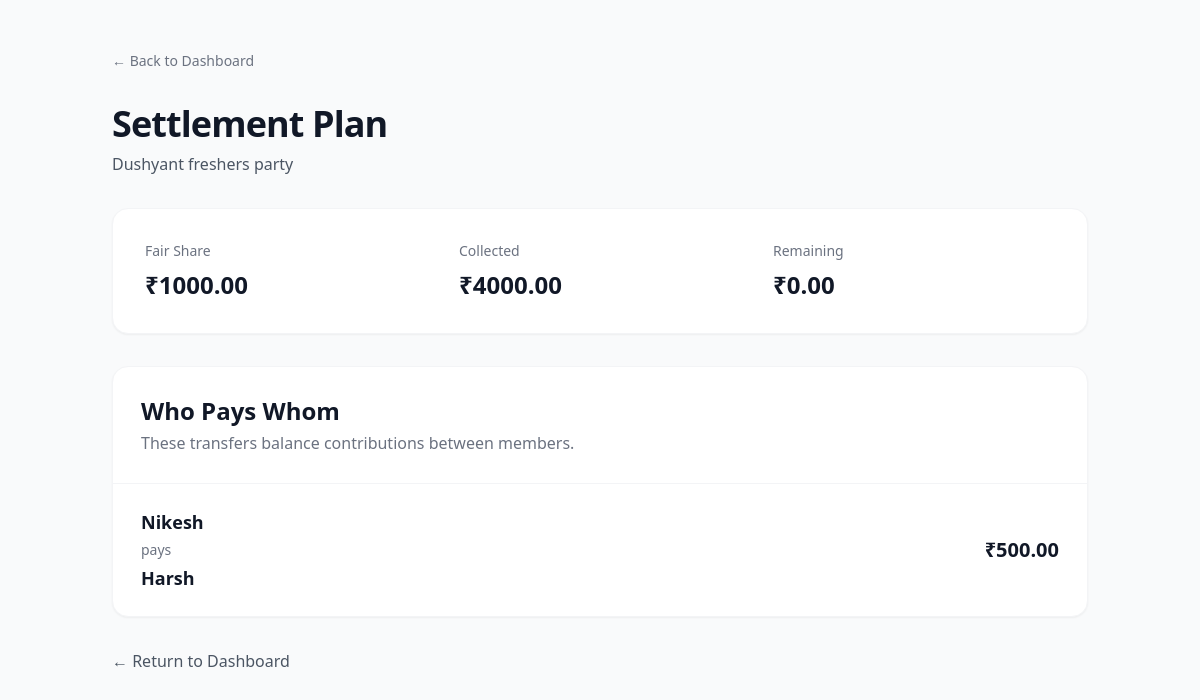
Page /settlements/ on the committed database.
### pool/models.py (models this page shows, shortened)
class Pool(models.Model):
    name = models.CharField(max_length=200)
    target_amount = models.DecimalField(
        max_digits=10,
        decimal_places=2
    )
    created_at = models.DateTimeField(auto_now_add=True)
    @property
    def member_count(self):
        return self.members.count()
    @property
    def fair_share(self):
        if self.member_count == 0:
            return self.target_amount
        return self.target_amount / self.member_count
    @property
    def total_collected(self):
        return sum(
            payment.amount
            for member in self.members.all()
            for payment in member.payments.all()
        )
    @property
    def remaining_amount(self):
        remaining = self.target_amount - self.total_collected
        return max(remaining, 0)

class Member(models.Model):
    pool = models.ForeignKey(
        Pool,
        on_delete=models.CASCADE,
        related_name="members"
    )
    name = models.CharField(max_length=100)
    @property
    def total_paid(self):
        return sum(
            payment.amount
            for payment in self.payments.all()
        )

class Payment(models.Model):
    member = models.ForeignKey(
        Member,
        on_delete=models.CASCADE,
        related_name="payments"
    )
    amount = models.DecimalField(
        max_digits=10,
        decimal_places=2
    )
    created_at = models.DateTimeField(auto_now_add=True)

### pool/views.py (the view)
def settlements(request):
    pool = get_active_pool(request)
    if not pool:
        return redirect("create_pool")
    settlement_data = calculate_settlements(pool)
    return render(
        request,
        "pool/settlements.html",
        {
            "pool": pool,
            "transfers": settlement_data["transfers"],
            "refunds": settlement_data["refunds"],
            "overfunded_amount": settlement_data[
                "overfunded_amount"
            ],
        },
    )

### pool/views.py (called while the page is built)
def get_active_pool(request):
    pool_id = request.session.get("active_pool_id")
    if pool_id:
        pool = Pool.objects.filter(id=pool_id).first()
        if pool:
            return pool
    return Pool.objects.order_by("-created_at").first()

### templates/pool/settlements.html (shortened to what this page needs)
<!DOCTYPE html>
<html lang="en">
<head>
    <script src="https://cdn.tailwindcss.com"></script>
</head>
<body class="bg-gray-50 text-gray-900">
    <div class="max-w-5xl mx-auto px-6 py-12">
        <a
            href="{% url 'dashboard' %}"
            class="text-gray-500 hover:text-gray-900 text-sm"
        >
            ← Back to Dashboard
        </a>
        <div class="mt-8 mb-8">
            <h1 class="text-4xl font-bold tracking-tight">
                Settlement Plan
            </h1>
            <p class="text-gray-600 mt-2">
                {{ pool.name }}
            </p>
        </div>
        <div class="bg-white rounded-2xl shadow-sm border border-gray-100 p-8 mb-8">
            <div class="grid grid-cols-1 md:grid-cols-3 gap-8">
                <div>
                    <p class="text-gray-500 text-sm">
                        Fair Share
                    </p>
                    <p class="text-2xl font-bold mt-2">
                        ₹{{ pool.fair_share|floatformat:2 }}
                    </p>
                </div>
                <div>
                    <p class="text-gray-500 text-sm">
                        Collected
                    </p>
                    <p class="text-2xl font-bold mt-2">
                        ₹{{ pool.total_collected|floatformat:2 }}
                    </p>
                </div>
                <div>
                    <p class="text-gray-500 text-sm">
                        Remaining
                    </p>
                    <p class="text-2xl font-bold mt-2">
                        ₹{{ pool.remaining_amount|floatformat:2 }}
                    </p>
                </div>
            </div>
        </div>
        <div class="bg-white rounded-2xl shadow-sm border border-gray-100 overflow-hidden mb-8">
            <div class="p-7 border-b border-gray-100">
                <h2 class="text-2xl font-bold">
                    Who Pays Whom
                </h2>
                <p class="text-gray-500 mt-1">
                    These transfers balance contributions between members.
                </p>
            </div>
            {% if transfers %}
                <div>
                    {% for settlement in transfers %}
                        <div class="px-7 py-6 border-b border-gray-100 last:border-b-0">
                            <div class="flex items-center justify-between gap-6">
                                <div>
                                    <p class="font-semibold text-lg">
                                        {{ settlement.from.name }}
                                    </p>
                                    <p class="text-gray-500 text-sm mt-1">
                                        pays
                                    </p>
                                    <p class="font-semibold text-lg mt-1">
                                        {{ settlement.to.name }}
                                    </p>
                                </div>
                                <div class="text-xl font-bold whitespace-nowrap">
                                    ₹{{ settlement.amount|floatformat:2 }}
                                </div>
                            </div>
                        </div>
                    {% endfor %}
                </div>
            {% endif %}
        </div>
        <a
            href="{% url 'dashboard' %}"
            class="inline-block text-gray-600 hover:text-gray-900 font-medium"
        >
            ← Return to Dashboard
        </a>
    </div>
</body>
</html>

### rows in the picture
Pool: name "Dushyant freshers party", fair_share "1000.00", total_collected "4000.00", remaining_amount "0.00"
Member: from.name "Nikesh", to.name "Harsh", amount "500.00"
